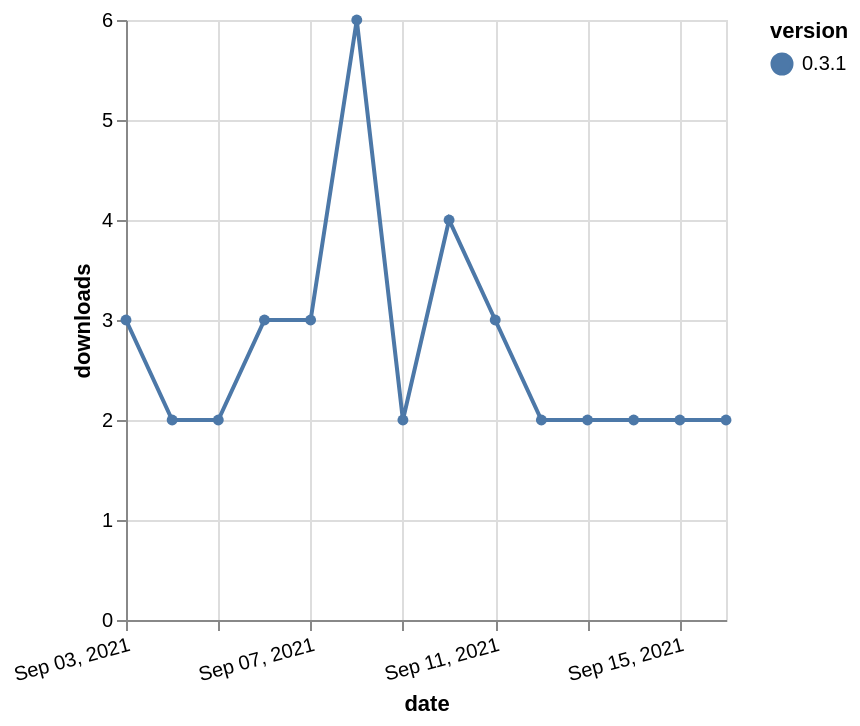

Describe this chart as a Vega-Lite specification.
### Vega-Lite specification from a JSON file in a GitHub repository (floating-point values rounded to 4 significant figures)
{"$schema": "https://vega.github.io/schema/vega-lite/v5.json", "description": "A simple bar chart with embedded data.", "data": {"values": [{"date": "2021-09-03", "total": 1184, "delta": 3, "version": "0.3.1"}, {"date": "2021-09-04", "total": 1186, "delta": 2, "version": "0.3.1"}, {"date": "2021-09-05", "total": 1188, "delta": 2, "version": "0.3.1"}, {"date": "2021-09-06", "total": 1191, "delta": 3, "version": "0.3.1"}, {"date": "2021-09-07", "total": 1194, "delta": 3, "version": "0.3.1"}, {"date": "2021-09-08", "total": 1200, "delta": 6, "version": "0.3.1"}, {"date": "2021-09-09", "total": 1202, "delta": 2, "version": "0.3.1"}, {"date": "2021-09-10", "total": 1206, "delta": 4, "version": "0.3.1"}, {"date": "2021-09-11", "total": 1209, "delta": 3, "version": "0.3.1"}, {"date": "2021-09-12", "total": 1211, "delta": 2, "version": "0.3.1"}, {"date": "2021-09-13", "total": 1213, "delta": 2, "version": "0.3.1"}, {"date": "2021-09-14", "total": 1215, "delta": 2, "version": "0.3.1"}, {"date": "2021-09-15", "total": 1217, "delta": 2, "version": "0.3.1"}, {"date": "2021-09-16", "total": 1219, "delta": 2, "version": "0.3.1"}]}, "width": "container", "mark": {"type": "line", "point": {"filled": true}}, "encoding": {"x": {"field": "date", "type": "temporal", "timeUnit": "yearmonthdate", "title": "date", "axis": {"labelAngle": -15}}, "y": {"field": "delta", "type": "quantitative", "title": "downloads"}, "color": {"field": "version", "type": "nominal"}, "tooltip": {"field": "delta"}}}
